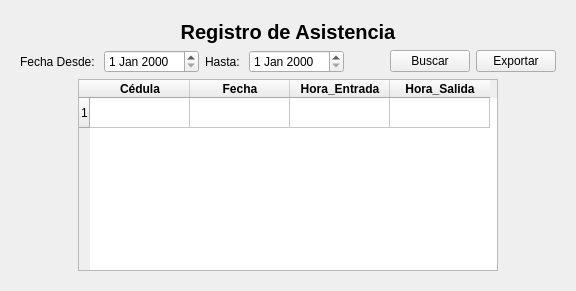
         <widget class="QWidget" name="page_3">
          <layout class="QGridLayout" name="gridLayout_2">
           <item row="0" column="0">
            <widget class="QWidget" name="widget_4" native="true">
             <layout class="QGridLayout" name="gridLayout_3">
              <item row="0" column="0">
               <layout class="QVBoxLayout" name="verticalLayout_8">
                <item>
                 <widget class="QLabel" name="label">
                  <property name="font">
                   <font>
                    <pointsize>15</pointsize>
                    <bold>true</bold>
                   </font>
                  </property>
                  <property name="text">
                   <string>Registro de Asistencia</string>
                  </property>
                  <property name="alignment">
                   <set>Qt::AlignCenter</set>
                  </property>
                 </widget>
                </item>
                <item>
                 <layout class="QHBoxLayout" name="horizontalLayout_7">
                  <item>
                   <layout class="QHBoxLayout" name="horizontalLayout_5">
                    <item>
                     <widget class="QLabel" name="label_2">
                      <property name="text">
                       <string>Fecha Desde: </string>
                      </property>
                     </widget>
                    </item>
                    <item>
                     <widget class="QDateEdit" name="dateEdit"/>
                    </item>
                   </layout>
                  </item>
                  <item>
                   <layout class="QHBoxLayout" name="horizontalLayout_6">
                    <item>
                     <widget class="QLabel" name="label_3">
                      <property name="text">
                       <string>Hasta: </string>
                      </property>
                     </widget>
                    </item>
                    <item>
                     <widget class="QDateEdit" name="dateEdit_2"/>
                    </item>
                   </layout>
                  </item>
                  <item>
                   <spacer name="horizontalSpacer_4">
                    <property name="orientation">
                     <enum>Qt::Horizontal</enum>
                    </property>
                    <property name="sizeHint" stdset="0">
                     <size>
                      <width>40</width>
                      <height>20</height>
                     </size>
                    </property>
                   </spacer>
                  </item>
                  <item>
                   <widget class="QPushButton" name="btn_buscar">
                    <property name="text">
                     <string>Buscar</string>
                    </property>
                   </widget>
                  </item>
                  <item>
                   <widget class="QPushButton" name="btn_exportar">
                    <property name="text">
                     <string>Exportar</string>
                    </property>
                   </widget>
                  </item>
                 </layout>
                </item>
                <item>
                 <layout class="QHBoxLayout" name="horizontalLayout_8">
                  <item>
                   <spacer name="horizontalSpacer_5">
                    <property name="orientation">
                     <enum>Qt::Horizontal</enum>
                    </property>
                    <property name="sizeHint" stdset="0">
                     <size>
                      <width>40</width>
                      <height>20</height>
                     </size>
                    </property>
                   </spacer>
                  </item>
                  <item>
                   <widget class="QTableWidget" name="tableWidget">
                    <property name="minimumSize">
                     <size>
                      <width>420</width>
                      <height>0</height>
                     </size>
                    </property>
                    <property name="alternatingRowColors">
                     <bool>false</bool>
                    </property>
                    <property name="rowCount">
                     <number>1</number>
                    </property>
                    <property name="columnCount">
                     <number>4</number>
                    </property>
                    <row/>
                    <column>
                     <property name="text">
                      <string>Cédula</string>
                     </property>
                     <property name="font">
                      <font>
                       <bold>true</bold>
                      </font>
                     </property>
                    </column>
                    <column>
                     <property name="text">
                      <string>Fecha</string>
                     </property>
                     <property name="font">
                      <font>
                       <bold>true</bold>
                      </font>
                     </property>
                    </column>
                    <column>
                     <property name="text">
                      <string>Hora_Entrada</string>
                     </property>
                     <property name="font">
                      <font>
                       <bold>true</bold>
                      </font>
                     </property>
                    </column>
                    <column>
                     <property name="text">
                      <string>Hora_Salida</string>
                     </property>
                     <property name="font">
                      <font>
                       <bold>true</bold>
                      </font>
                     </property>
                    </column>
                    <item row="0" column="0">
                     <property name="text">
                      <string/>
                     </property>
                     <property name="textAlignment">
                      <set>AlignCenter</set>
                     </property>
                    </item>
                    <item row="0" column="3">
                     <property name="text">
                      <string/>
                     </property>
                    </item>
                   </widget>
                  </item>
                  <item>
                   <spacer name="horizontalSpacer_6">
                    <property name="orientation">
                     <enum>Qt::Horizontal</enum>
                    </property>
                    <property name="sizeHint" stdset="0">
                     <size>
                      <width>40</width>
                      <height>20</height>
                     </size>
                    </property>
                   </spacer>
                  </item>
                 </layout>
                </item>
               </layout>
              </item>
             </layout>
            </widget>
           </item>
          </layout>
         </widget>
